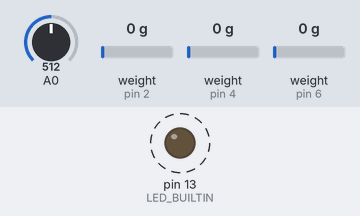
Simulated run of this sketch. Board: Arduino Uno, built with avr-gcc and run on an emulated ATmega328P. Shown: output pins drawn as LEDs (lit = HIGH). Dashed ring = blinking. Inputs (shaded band) come from the test bench; at power-on: A0 = 512, weight on the scale (sensors on pin 2, pin 4, pin 6) 0 g. What the sketch prints to the serial monitor is not drawn.

Above: at 1.2 s.
Timing chart, 0 to 4.0 s (numbered marks = the images above):
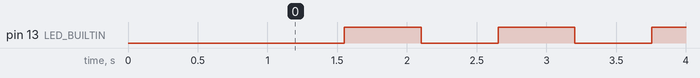

The sketch:

levelSensors.ino
```cpp
#include "HX711.h"
#include <TimerOne.h>
/*
  msg format:

  $0 xxxx.x   // 0. sensor pressure value
  $1 xxxx.x   // 1. pressure value
  .
  .
  .
  .
  .

  $10 xxx.x   temperature measurement T1
  $11 xxx.x   temperature measurement T2


  if error

  $0 ERROR text


*/

// temperatures sensors
#include <Adafruit_MAX31865.h>
//Adafruit_MAX31865 thermo1 = Adafruit_MAX31865(10, 11, 12, 13);
//Adafruit_MAX31865 thermo2 = Adafruit_MAX31865(9, 11, 12, 13);
// The value of the Rref resistor. Use 430.0 for PT100 and 4300.0 for PT1000
//#define RREF      3900.0  //430.0  thermo1 =>3905.0 Om,  thermo2 =>3975.0 Om

// The 'nominal' 0-degrees-C resistance of the sensor
// 100.0 for PT100, 1000.0 for PT1000
#define RNOMINAL  1000.0


// level sensors

// HX711 circuit wiring
const int LOADCELL_1_DOUT_PIN = 2;
const int LOADCELL_1_SCK_PIN = 3;
const int LOADCELL_2_DOUT_PIN = 4;
const int LOADCELL_2_SCK_PIN = 5;
const int LOADCELL_3_DOUT_PIN = 6;
const int LOADCELL_3_SCK_PIN = 7;
HX711 scale_1;
HX711 scale_2;
HX711 scale_3;


#define START_MSG 2
#define END_MSG 3
byte start = START_MSG;
byte end = END_MSG;

int timerCount = 0;
int rad;
int koef = 1;

void setup() {


 //    Timer1.initialize(1000000); //1000 ms,   1000000 => 1 s
 //   Timer1.attachInterrupt(timerIsr); // attach the service routine here

  Serial.begin(115200);
  scale_1.begin(LOADCELL_1_DOUT_PIN, LOADCELL_1_SCK_PIN);
  scale_2.begin(LOADCELL_2_DOUT_PIN, LOADCELL_2_SCK_PIN);
  scale_3.begin(LOADCELL_3_DOUT_PIN, LOADCELL_3_SCK_PIN);

  pinMode(LED_BUILTIN, OUTPUT);
//  thermo1.begin(MAX31865_4WIRE);  // set to 2WIRE or 4WIRE as necessary
//  thermo2.begin(MAX31865_4WIRE);  // set to 2WIRE or 4WIRE as necessary
  delay(1000);
}

void loop() {

  long reading_1 ;
  long reading_2 ;
  long reading_3 ;

  if (scale_1.is_ready()) {
    reading_1 = scale_1.read();
   // Serial.print("$0 ");
   // Serial.println(reading_1);
  }
  delay(50);
  //-----------------------------------


  if (scale_2.is_ready()) {
    reading_2 = scale_2.read();
   // Serial.print("$1 ");
   // Serial.println(reading_2);
  }
   delay(50);
  //------------------------------------------

  if (scale_3.is_ready()) {
    reading_3 = scale_3.read();
   // Serial.print("$2 ");
   // Serial.println(reading_3);
  }
  delay(50);
  //----------------------------------------------


  int sensorValue = analogRead(A0);


    Serial.print("$7 ");
    Serial.println(sensorValue);


  delay(100);
/*
  //read temperature
  uint16_t rtd1 = thermo1.readRTD();

  uint16_t rtd2 = thermo2.readRTD();

  //Serial.print(rtd1); Serial.print("   "); Serial.println(rtd2);
  float temp1 =  thermo1.calculateTemperature(rtd1, 1000, 3893.0);
   Serial.print("$10 ");
    Serial.println(temp1);
  delay(100);
  float temp2 =  thermo2.calculateTemperature(rtd2, 1000, 3976.5);
   Serial.print("$11 ");
   Serial.println(temp2);
  // String str = "$" + String(timerCount) + (" ") + String(temp1) + (" ")  + String(temp2) + " ;" ;
  //    Serial.println(str);
  delay(100);

*/

  timerCount++;
  if (timerCount & 1) {
    digitalWrite(LED_BUILTIN, HIGH);
  }
  else {
    digitalWrite(LED_BUILTIN, LOW);
  }


}


///////////////////////////////////////
/*
void timerIsr() {
  timerCount++;
  // Serial.println(timerCount);
  if (timerCount % 2 == 0) {
    digitalWrite(LED_BUILTIN, HIGH);
  }
  else {
    digitalWrite(LED_BUILTIN, LOW);
  }

  //uint16_t rtd1 = thermo1.readRTD();
  //uint16_t rtd2 = thermo2.readRTD();

  //thermo1 =>3905.0 Om,  thermo2 =>3975.0 Om
  //float temp1 =  thermo1.calculateTemperature(rtd1, 1000, 3850.0);
  //float temp2 =  thermo2.calculateTemperature(rtd2, 1000, 3876.0);

  //String str = "$" + String(timerCount) + (" ") + String(temp1) + (" ")  + String(temp2) + " ;" ;
  // Serial.println(str);

}
*/
```

Measured:
- by itself, pin 13 (LED_BUILTIN): alternates HIGH for 0.55 s and LOW for 0.55 s
